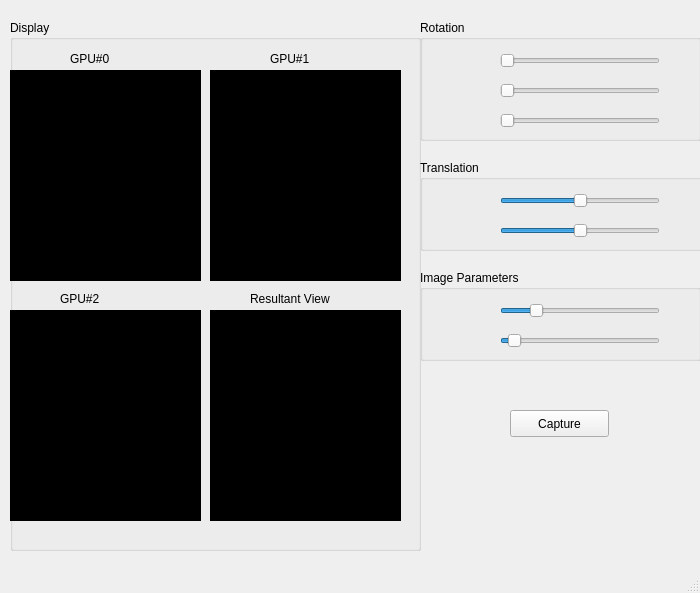
<?xml version="1.0" encoding="UTF-8"?>
<ui version="4.0">
 <class>RenderingWindow</class>
 <widget class="QMainWindow" name="RenderingWindow">
  <property name="geometry">
   <rect>
    <x>0</x>
    <y>0</y>
    <width>700</width>
    <height>593</height>
   </rect>
  </property>
  <property name="sizePolicy">
   <sizepolicy hsizetype="Fixed" vsizetype="Fixed">
    <horstretch>0</horstretch>
    <verstretch>0</verstretch>
   </sizepolicy>
  </property>
  <property name="minimumSize">
   <size>
    <width>700</width>
    <height>593</height>
   </size>
  </property>
  <property name="windowTitle">
   <string>oclGPUVR</string>
  </property>
  <property name="autoFillBackground">
   <bool>false</bool>
  </property>
  <widget class="QWidget" name="centralwidget">
   <widget class="QGroupBox" name="rotationGroup">
    <property name="geometry">
     <rect>
      <x>420</x>
      <y>20</y>
      <width>281</width>
      <height>121</height>
     </rect>
    </property>
    <property name="title">
     <string>Rotation</string>
    </property>
    <widget class="QSlider" name="zRotationSlider">
     <property name="geometry">
      <rect>
       <x>80</x>
       <y>90</y>
       <width>160</width>
       <height>22</height>
      </rect>
     </property>
     <property name="maximum">
      <number>360</number>
     </property>
     <property name="pageStep">
      <number>1</number>
     </property>
     <property name="orientation">
      <enum>Qt::Horizontal</enum>
     </property>
    </widget>
    <widget class="QSlider" name="yRotationSlider">
     <property name="geometry">
      <rect>
       <x>80</x>
       <y>60</y>
       <width>160</width>
       <height>22</height>
      </rect>
     </property>
     <property name="maximum">
      <number>360</number>
     </property>
     <property name="pageStep">
      <number>1</number>
     </property>
     <property name="orientation">
      <enum>Qt::Horizontal</enum>
     </property>
    </widget>
    <widget class="QSlider" name="xRotationSlider">
     <property name="geometry">
      <rect>
       <x>80</x>
       <y>30</y>
       <width>160</width>
       <height>22</height>
      </rect>
     </property>
     <property name="maximum">
      <number>360</number>
     </property>
     <property name="pageStep">
      <number>1</number>
     </property>
     <property name="orientation">
      <enum>Qt::Horizontal</enum>
     </property>
    </widget>
    <widget class="QLabel" name="xRotationLabel">
     <property name="geometry">
      <rect>
       <x>250</x>
       <y>30</y>
       <width>31</width>
       <height>16</height>
      </rect>
     </property>
     <property name="text">
      <string/>
     </property>
    </widget>
    <widget class="QLabel" name="yRotationLabel">
     <property name="geometry">
      <rect>
       <x>250</x>
       <y>60</y>
       <width>31</width>
       <height>16</height>
      </rect>
     </property>
     <property name="text">
      <string/>
     </property>
    </widget>
    <widget class="QLabel" name="zRotationLabel">
     <property name="geometry">
      <rect>
       <x>250</x>
       <y>90</y>
       <width>31</width>
       <height>16</height>
      </rect>
     </property>
     <property name="text">
      <string/>
     </property>
    </widget>
   </widget>
   <widget class="QGroupBox" name="transGroup">
    <property name="geometry">
     <rect>
      <x>420</x>
      <y>160</y>
      <width>291</width>
      <height>91</height>
     </rect>
    </property>
    <property name="title">
     <string>Translation</string>
    </property>
    <widget class="QSlider" name="yTranslationSlider">
     <property name="geometry">
      <rect>
       <x>80</x>
       <y>60</y>
       <width>160</width>
       <height>22</height>
      </rect>
     </property>
     <property name="minimum">
      <number>-5</number>
     </property>
     <property name="maximum">
      <number>5</number>
     </property>
     <property name="pageStep">
      <number>1</number>
     </property>
     <property name="orientation">
      <enum>Qt::Horizontal</enum>
     </property>
    </widget>
    <widget class="QSlider" name="xTranslationSlider">
     <property name="geometry">
      <rect>
       <x>80</x>
       <y>30</y>
       <width>160</width>
       <height>22</height>
      </rect>
     </property>
     <property name="minimum">
      <number>-5</number>
     </property>
     <property name="maximum">
      <number>5</number>
     </property>
     <property name="pageStep">
      <number>1</number>
     </property>
     <property name="orientation">
      <enum>Qt::Horizontal</enum>
     </property>
    </widget>
    <widget class="QLabel" name="xTranslationLabel">
     <property name="geometry">
      <rect>
       <x>250</x>
       <y>30</y>
       <width>31</width>
       <height>16</height>
      </rect>
     </property>
     <property name="text">
      <string/>
     </property>
    </widget>
    <widget class="QLabel" name="yTranslationLabel">
     <property name="geometry">
      <rect>
       <x>250</x>
       <y>60</y>
       <width>31</width>
       <height>16</height>
      </rect>
     </property>
     <property name="text">
      <string/>
     </property>
    </widget>
   </widget>
   <widget class="QGroupBox" name="paramsGroup">
    <property name="geometry">
     <rect>
      <x>420</x>
      <y>270</y>
      <width>281</width>
      <height>91</height>
     </rect>
    </property>
    <property name="title">
     <string>Image Parameters</string>
    </property>
    <widget class="QSlider" name="densitySlider">
     <property name="geometry">
      <rect>
       <x>80</x>
       <y>60</y>
       <width>160</width>
       <height>22</height>
      </rect>
     </property>
     <property name="minimum">
      <number>0</number>
     </property>
     <property name="maximum">
      <number>100</number>
     </property>
     <property name="pageStep">
      <number>1</number>
     </property>
     <property name="value">
      <number>5</number>
     </property>
     <property name="orientation">
      <enum>Qt::Horizontal</enum>
     </property>
    </widget>
    <widget class="QSlider" name="brightnessSlider">
     <property name="geometry">
      <rect>
       <x>80</x>
       <y>30</y>
       <width>160</width>
       <height>22</height>
      </rect>
     </property>
     <property name="minimum">
      <number>0</number>
     </property>
     <property name="maximum">
      <number>500</number>
     </property>
     <property name="pageStep">
      <number>1</number>
     </property>
     <property name="value">
      <number>100</number>
     </property>
     <property name="orientation">
      <enum>Qt::Horizontal</enum>
     </property>
    </widget>
    <widget class="QLabel" name="brightnessLabel">
     <property name="geometry">
      <rect>
       <x>250</x>
       <y>30</y>
       <width>31</width>
       <height>16</height>
      </rect>
     </property>
     <property name="text">
      <string/>
     </property>
    </widget>
    <widget class="QLabel" name="densityLabel">
     <property name="geometry">
      <rect>
       <x>250</x>
       <y>60</y>
       <width>31</width>
       <height>16</height>
      </rect>
     </property>
     <property name="text">
      <string/>
     </property>
    </widget>
   </widget>
   <widget class="QGroupBox" name="groupBox">
    <property name="geometry">
     <rect>
      <x>10</x>
      <y>20</y>
      <width>411</width>
      <height>531</height>
     </rect>
    </property>
    <property name="title">
     <string>Display</string>
    </property>
    <widget class="QLabel" name="labelGPU0">
     <property name="geometry">
      <rect>
       <x>60</x>
       <y>30</y>
       <width>121</width>
       <height>17</height>
      </rect>
     </property>
     <property name="text">
      <string>GPU#0</string>
     </property>
    </widget>
    <widget class="QLabel" name="frameContainer0">
     <property name="enabled">
      <bool>true</bool>
     </property>
     <property name="geometry">
      <rect>
       <x>0</x>
       <y>50</y>
       <width>191</width>
       <height>211</height>
      </rect>
     </property>
     <property name="autoFillBackground">
      <bool>false</bool>
     </property>
     <property name="styleSheet">
      <string notr="true">background-color: rgb(0, 0, 0);</string>
     </property>
     <property name="frameShape">
      <enum>QFrame::Box</enum>
     </property>
     <property name="frameShadow">
      <enum>QFrame::Sunken</enum>
     </property>
     <property name="text">
      <string/>
     </property>
    </widget>
    <widget class="QLabel" name="frameContainer1">
     <property name="enabled">
      <bool>true</bool>
     </property>
     <property name="geometry">
      <rect>
       <x>200</x>
       <y>50</y>
       <width>191</width>
       <height>211</height>
      </rect>
     </property>
     <property name="autoFillBackground">
      <bool>false</bool>
     </property>
     <property name="styleSheet">
      <string notr="true">background-color: rgb(0, 0, 0);</string>
     </property>
     <property name="frameShape">
      <enum>QFrame::Box</enum>
     </property>
     <property name="frameShadow">
      <enum>QFrame::Sunken</enum>
     </property>
     <property name="text">
      <string/>
     </property>
    </widget>
    <widget class="QLabel" name="labelGPU1">
     <property name="geometry">
      <rect>
       <x>260</x>
       <y>30</y>
       <width>121</width>
       <height>17</height>
      </rect>
     </property>
     <property name="text">
      <string>GPU#1</string>
     </property>
    </widget>
    <widget class="QLabel" name="labelGPU2">
     <property name="geometry">
      <rect>
       <x>50</x>
       <y>270</y>
       <width>121</width>
       <height>17</height>
      </rect>
     </property>
     <property name="text">
      <string>GPU#2</string>
     </property>
    </widget>
    <widget class="QLabel" name="frameContainer2">
     <property name="enabled">
      <bool>true</bool>
     </property>
     <property name="geometry">
      <rect>
       <x>0</x>
       <y>290</y>
       <width>191</width>
       <height>211</height>
      </rect>
     </property>
     <property name="autoFillBackground">
      <bool>false</bool>
     </property>
     <property name="styleSheet">
      <string notr="true">background-color: rgb(0, 0, 0);</string>
     </property>
     <property name="frameShape">
      <enum>QFrame::Box</enum>
     </property>
     <property name="frameShadow">
      <enum>QFrame::Sunken</enum>
     </property>
     <property name="text">
      <string/>
     </property>
    </widget>
    <widget class="QLabel" name="frameContainerResult">
     <property name="geometry">
      <rect>
       <x>200</x>
       <y>290</y>
       <width>191</width>
       <height>211</height>
      </rect>
     </property>
     <property name="autoFillBackground">
      <bool>false</bool>
     </property>
     <property name="styleSheet">
      <string notr="true">background-color: rgb(0, 0, 0);</string>
     </property>
     <property name="frameShape">
      <enum>QFrame::Box</enum>
     </property>
     <property name="frameShadow">
      <enum>QFrame::Sunken</enum>
     </property>
     <property name="text">
      <string/>
     </property>
    </widget>
    <widget class="QLabel" name="label_5">
     <property name="geometry">
      <rect>
       <x>240</x>
       <y>270</y>
       <width>121</width>
       <height>17</height>
      </rect>
     </property>
     <property name="text">
      <string>Resultant View</string>
     </property>
    </widget>
   </widget>
   <widget class="QPushButton" name="captureButton">
    <property name="geometry">
     <rect>
      <x>510</x>
      <y>410</y>
      <width>99</width>
      <height>27</height>
     </rect>
    </property>
    <property name="text">
     <string>Capture</string>
    </property>
   </widget>
  </widget>
  <widget class="QMenuBar" name="menubar">
   <property name="geometry">
    <rect>
     <x>0</x>
     <y>0</y>
     <width>700</width>
     <height>25</height>
    </rect>
   </property>
  </widget>
  <widget class="QStatusBar" name="statusbar"/>
 </widget>
 <resources/>
 <connections/>
</ui>
